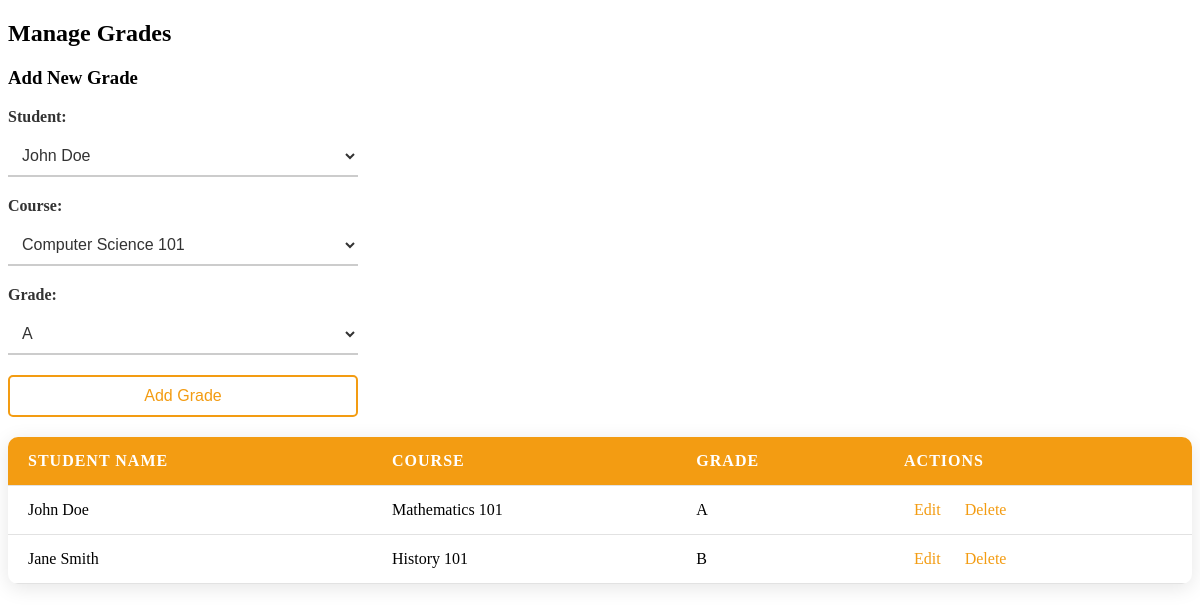
The app's page /grades_section.php with its own data.
### tables this page shows
CREATE TABLE grades (
    grade_id INT AUTO_INCREMENT PRIMARY KEY,
    student_id INT NOT NULL,
    course_id INT NOT NULL,
    grade CHAR(1) NOT NULL,   
    FOREIGN KEY (student_id) REFERENCES students(student_id) ON DELETE CASCADE,
    FOREIGN KEY (course_id) REFERENCES courses(course_id) ON DELETE CASCADE,
    UNIQUE (student_id, course_id)   
);

CREATE TABLE students (
    student_id INT AUTO_INCREMENT PRIMARY KEY,
    user_id INT NOT NULL UNIQUE,   
    first_name VARCHAR(50) NOT NULL,
    last_name VARCHAR(50) NOT NULL,
    dob DATE NOT NULL,   
    phone VARCHAR(15),   
    course_id INT,   
    FOREIGN KEY (user_id) REFERENCES users(user_id) ON DELETE CASCADE,
    FOREIGN KEY (course_id) REFERENCES courses(course_id) ON DELETE SET NULL   
);

CREATE TABLE courses (
    course_id INT AUTO_INCREMENT PRIMARY KEY,
    course_name VARCHAR(100) NOT NULL UNIQUE,   
    course_description TEXT,
    created_at TIMESTAMP DEFAULT CURRENT_TIMESTAMP
);

### grades_section.php (the view, shortened to what this page needs)
<?php
require '../php/db_connection.php';
$gradesQuery = $pdo->query("SELECT g.grade_id, s.first_name, s.last_name, g.grade, c.course_name
                            FROM grades g
                            JOIN students s ON g.student_id = s.student_id
                            JOIN courses c ON g.course_id = c.course_id");
$gradeRecords = $gradesQuery->fetchAll(PDO::FETCH_ASSOC);
?>
<!DOCTYPE html>
<html lang="en">
<head>
    <link rel="stylesheet" href="../css/admin_dashboard_sections.css">
</head>
<body>
    <h2>Manage Grades</h2>
    <h3>Add New Grade</h3>
    <form action="../admin_add_feature/add_grade.php" method="POST">
        <label for="student">Student:</label>
        <select name="student_id" required>
            <?php
            $studentsQuery = $pdo->query("SELECT student_id, first_name, last_name FROM students");
            $students = $studentsQuery->fetchAll(PDO::FETCH_ASSOC);
            foreach ($students as $student) {
                echo "<option value='{$student['student_id']}'>{$student['first_name']} {$student['last_name']}</option>";
            }
            ?>
        </select>
        <label for="course">Course:</label>
        <select name="course_id" required>
            <?php
            $coursesQuery = $pdo->query("SELECT course_id, course_name FROM courses");
            $courses = $coursesQuery->fetchAll(PDO::FETCH_ASSOC);
            foreach ($courses as $course) {
                echo "<option value='{$course['course_id']}'>{$course['course_name']}</option>";
            }
            ?>
        </select>
        <label for="grade">Grade:</label>
        <select name="grade" required>
            <option value="A">A</option>
        </select>
        <button type="submit" name="add_grade">Add Grade</button>
    </form>
    <table>
        <thead>
            <tr>
                <th>Student Name</th>
                <th>Course</th>
                <th>Grade</th>
                <th>Actions</th>
            </tr>
        </thead>
        <tbody>
            <?php foreach ($gradeRecords as $record): ?>
                <tr>
                    <td><?php echo htmlspecialchars($record['first_name'] . ' ' . $record['last_name']); ?></td>
                    <td><?php echo htmlspecialchars($record['course_name']); ?></td>
                    <td><?php echo htmlspecialchars($record['grade']); ?></td>
                    <td>
                        <a href="../admin_update_feature/update_grade.php?grade_id=<?php echo $record['grade_id']; ?>">Edit</a>
                        <a href="../admin_delete_feature/delete_grade.php?delete_id=<?php echo $record['grade_id']; ?>" onclick="return confirm('Are you sure you want to delete this record?')">Delete</a>
                    </td>
                </tr>
            <?php endforeach; ?>
        </tbody>
    </table>
</body>
</html>

### admin_dashboard_sections.css (style rules this page uses)
table { width: 100%; border-collapse: collapse; margin-top: 20px; background-color: #ffffff; box-shadow: 0 4px 20px rgba(0, 0, 0, 0.1); border-radius: 10px; overflow: hidden; }
th, td { padding: 15px 20px; text-align: left; border-bottom: 1px solid #e2e2e2; }
th { background-color: #f39c12; color: #ffffff; font-weight: bold; text-transform: uppercase; letter-spacing: 1px; }
tr { transition: background-color 0.3s; }
a { color: #f39c12; text-decoration: none; padding: 5px 10px; border-radius: 5px; transition: background 0.3s, color 0.3s; }
form { padding: 0; max-width: 350px; border-radius: 10px; }
form label { display: block; margin-bottom: 10px; font-weight: bold; color: #333333; }
form input[type="date"], form input[type="text"], form select { width: 100%; padding: 10px; margin-bottom: 20px; border: none; border-bottom: 2px solid #ccc; background-color: transparent; font-size: 16px; color: #333333; transition: border-bottom 0.3s ease; }
form button { background-color: transparent; color: #f39c12; padding: 10px 20px; border: 2px solid #f39c12; border-radius: 5px; font-size: 16px; cursor: pointer; width: 100%; transition: background-color 0.3s ease, color 0.3s ease; }

### records on screen
grades: student.last_name "John Doe", course.course_name "Mathematics 101", grade "A"
grades: student.last_name "Jane Smith", course.course_name "History 101", grade "B"

### other values on screen
form field student_id "John Doe"
form field course_id "Computer Science 101"
